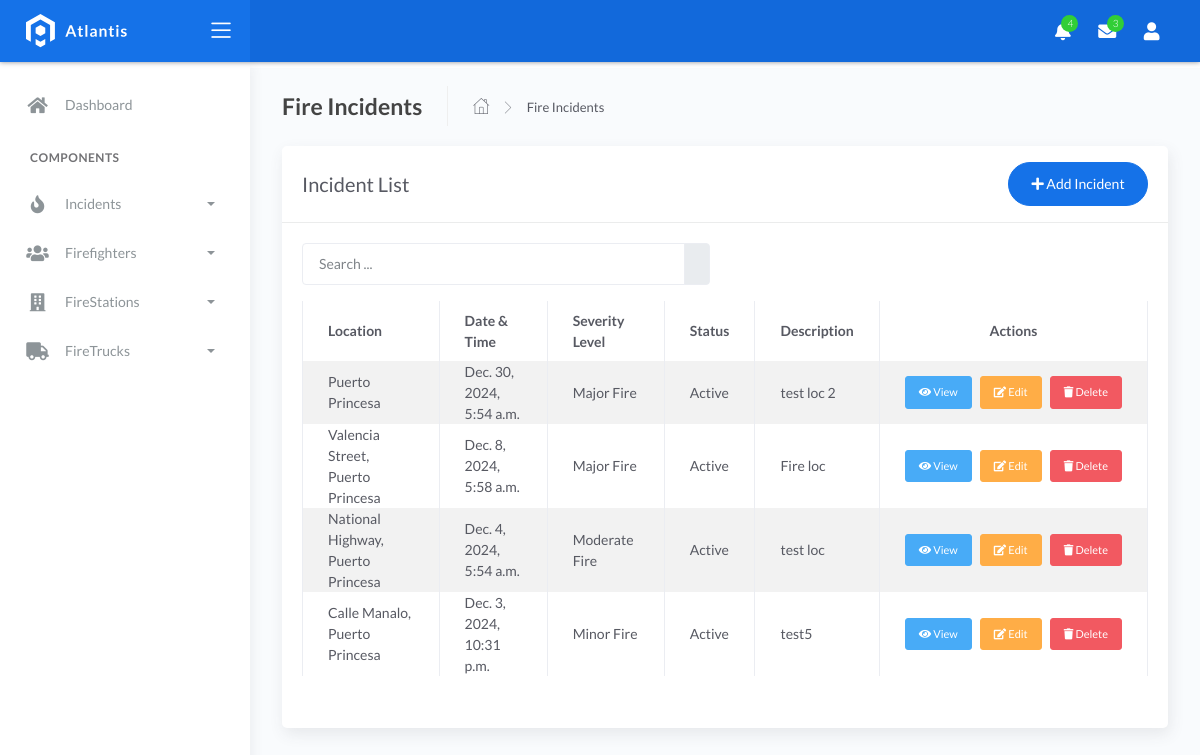
Page /incidents/ on the committed database.
### fire/models.py (models this page shows, shortened)
class BaseModel(models.Model):
    created_at = models.DateTimeField(auto_now_add=True, db_index=True)
    updated_at = models.DateTimeField(auto_now=True)
    class Meta:
        abstract = True

class Incident(BaseModel):
    SEVERITY_CHOICES = (
        ('Minor Fire', 'Minor Fire'),
        ('Moderate Fire', 'Moderate Fire'),
        ('Major Fire', 'Major Fire'),
    )
    STATUS_CHOICES = (
        ('Active', 'Active'),
        ('Resolve', 'Resolve'),
    )
    INCIDENT_TYPE_CHOICES = (
        ('Structure Fire', 'Structure Fire'),
        ('Vehicle Fire', 'Vehicle Fire'),
        ('Wildfire', 'Wildfire'),
        ('Chemical Fire', 'Chemical Fire'),
        ('Electrical Fire', 'Electrical Fire'),
    )
    location = models.ForeignKey(Locations, on_delete=models.CASCADE, related_name='incidents')
    date_time = models.DateTimeField(
        blank=True,
        null=True,
        help_text="Date and time when the incident occurred"
    )
    severity_level = models.CharField(
        max_length=45,
        choices=SEVERITY_CHOICES,
        help_text="Level of fire severity"
    )
    status = models.CharField(
        max_length=45,
        choices=STATUS_CHOICES,
        default='Active'
    )
    description = models.TextField(  # Changed from CharField to TextField
        max_length=1000,  # Increased max length
        help_text="Detailed description of the incident"
    )
    incident_type = models.CharField(
        max_length=100,  # Changed from 45 to 100
        choices=INCIDENT_TYPE_CHOICES,
        null=True,      # Added
        blank=True,     # Added
        help_text="Type of fire incident"
    )

class Locations(BaseModel):
    name = models.CharField(max_length=150)
    latitude = models.DecimalField(
        max_digits=22,
        decimal_places=16,
        null=True,
        blank=True,
        help_text="Latitude coordinate of the location"
    )
    longitude = models.DecimalField(
        max_digits=22,
        decimal_places=16,
        null=True,
        blank=True,
        help_text="Longitude coordinate of the location"
    )
    address = models.CharField(
        max_length=500,  # Increased to accommodate full addresses
        blank=True,
        help_text="Full address from geocoding"
    )
    city = models.CharField(
        max_length=150,
        blank=True,
        help_text="City name"
    )
    country = models.CharField(
        max_length=150,
        blank=True,
        help_text="Country name"
    )
    def __str__(self):
        return self.name

### fire/views.py (the view)
# urls.py: path('incidents/', IncidentListView.as_view(), name='incident-list'),
class IncidentListView(ListView):
    model = Incident
    template_name = 'incident_list.html'
    context_object_name = 'incidents'
    ordering = ['-date_time']

### templates/incident_list.html (shortened to what this page needs)
{% extends 'base.html' %}
{% load static %}
{% block content %}
<div class="page-inner">
  <div class="page-header">
    <h4 class="page-title">Fire Incidents</h4>
    <ul class="breadcrumbs">
      <li class="nav-home">
        <a href="{% url 'home' %}">
          <i class="flaticon-home"></i>
        </a>
      </li>
      <li class="separator">
        <i class="flaticon-right-arrow"></i>
      </li>
      <li class="nav-item">
        <a href="#">Fire Incidents</a>
      </li>
    </ul>
  </div>
  <div class="row">
    <div class="col-md-12">
      <div class="card">
        <div class="card-header">
          <div class="d-flex align-items-center">
            <h4 class="card-title">Incident List</h4>
            <a href="{% url 'incident-create' %}" class="btn btn-primary btn-round ml-auto">
              <i class="fa fa-plus"></i>
              Add Incident
            </a>
          </div>
        </div>
        <div class="card-body">
          <div class="row mb-3">
            <div class="col-lg-6 col-md-6 col-sm-12">
              <form class="navbar-form" action="{% url 'incident-list' %}" method="get">
                <div class="input-group">
                  <input
                    type="text"
                    placeholder="Search ..."
                    class="form-control"
                    name="q"
                    value="{{ request.GET.q|default:'' }}" />
                  <div class="input-group-append">
                    <span class="input-group-text">
                    </span>
                  </div>
                </div>
              </form>
            </div>
          </div>
          <div class="table-responsive">
            <table class="table table-striped table-bordered">
              <thead>
                <tr>
                  <th>Location</th>
                  <th>Date & Time</th>
                  <th>Severity Level</th>
                  <th>Status</th>
                  <th>Description</th>
                  <th class="text-center">Actions</th>
                </tr>
              </thead>
              <tbody>
                {% for incident in incidents %}
                <tr>
                  <td>{{ incident.location }}</td>
                  <td>{{ incident.date_time }}</td>
                  <td>{{ incident.severity_level }}</td>
                  <td>{{ incident.status }}</td>
                  <td>{{ incident.description }}</td>
                  <td class="text-center">
                    <div class="d-flex justify-content-center">
                      <a href="{% url 'incident-detail' incident.pk %}" class="btn btn-info btn-sm mr-2" title="View Incident">
                        <i class="fa fa-eye"></i> View
                      </a>
                      <a href="{% url 'incident-update' incident.pk %}" class="btn btn-warning btn-sm mr-2" title="Edit Incident">
                        <i class="fa fa-edit"></i> Edit
                      </a>
                      <a href="#" class="btn btn-danger btn-sm" title="Delete Incident" onclick="confirmDelete('{% url 'incident-delete' incident.pk %}')">
                        <i class="fa fa-trash"></i> Delete
                      </a>
                    </div>
                  </td>
                </tr>
                {% empty %}
                <tr>
                  <td colspan="6" class="text-center">
                    <p class="text-muted mb-0">No incidents found. Please add a new incident.</p>
                  </td>
                </tr>
                {% endfor %}
              </tbody>
            </table>
          </div>
        </div>
      </div>
    </div>
  </div>
</div>
{% endblock %}

### rows in the picture
Incident: location "Puerto Princesa", date_time "Dec. 30, 2024, 5:54 a.m.", severity_level "Major Fire", status "Active", description "test loc 2"
Incident: location "Valencia Street, Puerto Princesa", date_time "Dec. 8, 2024, 5:58 a.m.", severity_level "Major Fire", status "Active", description "Fire loc"
Incident: location "National Highway, Puerto Princesa", date_time "Dec. 4, 2024, 5:54 a.m.", severity_level "Moderate Fire", status "Active", description "test loc"
Incident: location "Calle Manalo, Puerto Princesa", date_time "Dec. 3, 2024, 10:31 p.m.", severity_level "Minor Fire", status "Active", description "test5"
